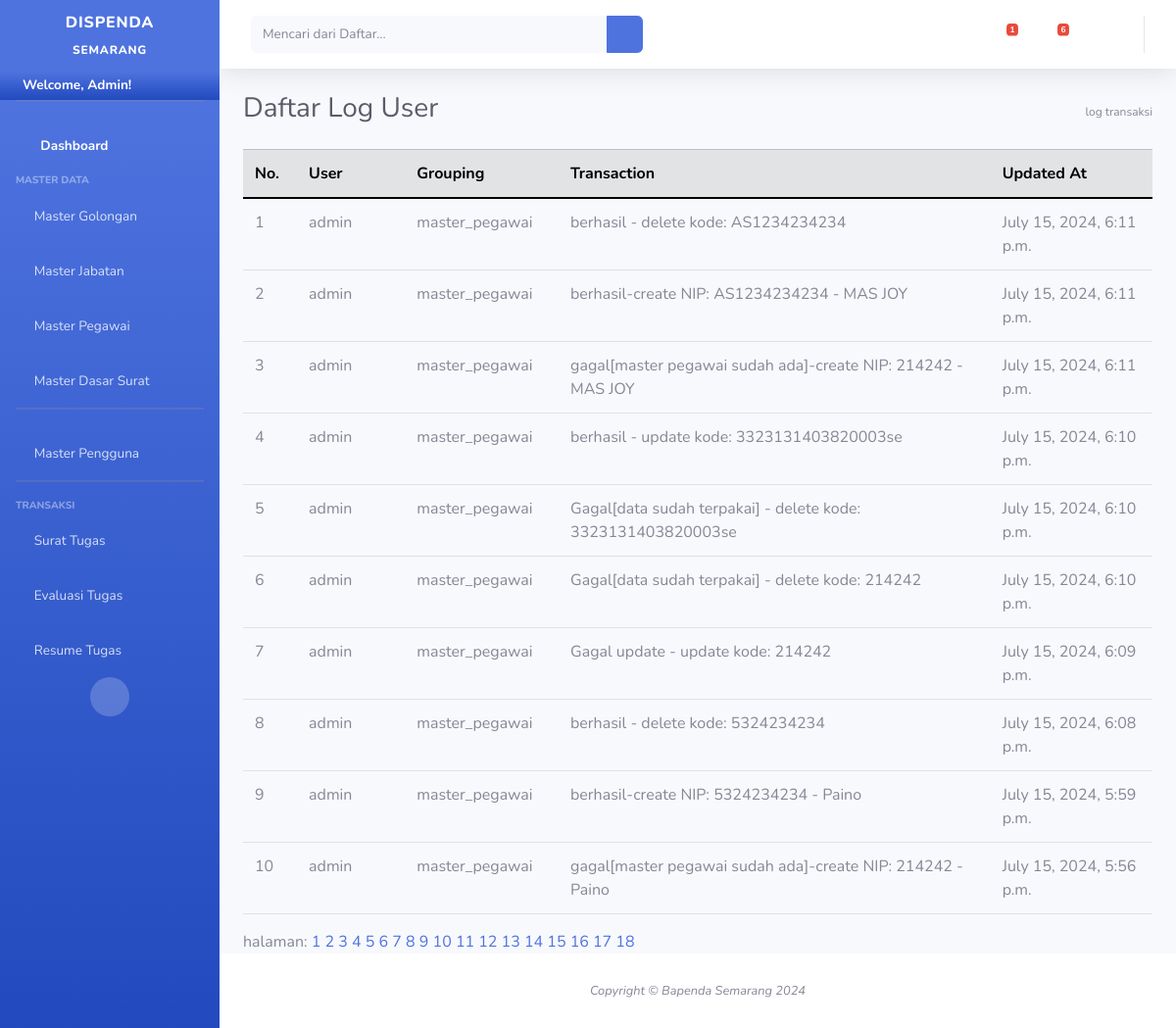
Page /logs/ (signed in) on the committed database.
### surat_tugas/models.py (models this page shows, shortened)
class Pengguna(AbstractUser):
    updatedAt = models.DateTimeField(auto_now_add=True,null=True)
    updatedBy = models.CharField(max_length=20,null=True,blank=True)
    is_edit = models.BooleanField(default=False)
    is_delete = models.BooleanField(default=False)
    is_create = models.BooleanField(default=True)
    email = models.CharField(max_length=100,blank=True,null=True,unique=True)

class Logging(models.Model):
    updatedAt = models.DateTimeField(auto_now_add=True,null=True)
    user = models.ForeignKey(Pengguna,on_delete=models.RESTRICT)
    grouping = models.CharField(max_length=200,null=False,blank=True)
    transaction = models.CharField(max_length=250,null=False,blank=True,default="")

### cms/views.py (the view)
# urls.py: path('logs/',displayLog,name="displayLog"),
def displayLog(request):
	if(request.user.is_authenticated != True):
		return HttpResponseRedirect('/auth/')
	if(request.user.is_superuser !=True):
		return HttpResponseRedirect('/')
	print(request.GET.dict())
	try:
		page=request.GET['page']
	except:
		page=1
	if page==None:
		page=1
	listLogging = Logging.objects.all().order_by('-updatedAt')
	p=Paginator(listLogging,10)
	try:
		halaman = p.page(page)
	except:
		halaman = p.page(1)
	context={
		'lists':halaman,
		'paginator':p,
		'menuname':'Daftar Log User',
		'pathway':'log transaksi',
		'username':request.user.username,
		'mywebsite': '/logs/',
		'pending_surat':getPendingSurat(),
		'pending_lhe':getPendingLHE()
	}
	return render(request,'master/display_logging.html',context)

### cms/views.py (called while the page is built)
def getPendingSurat():
	return TrxSuratTugas.objects.all().filter(submit=False)

def getPendingLHE():
	return headerLHE.objects.all().filter(submit=False)

### surat_tugas/models.py (called while the page is built)
    def __str__(self):
        return self.nomor_surat

### templates/master/display_logging.html
{% extends 'base.html'%}
{% load static %}
{% block contents%}
<div style="text-wrap: wrap; overflow-x: scroll;">
<table class="table  table-hover">
     <thead class="table-secondary">
        <th style="width:50px">No.</th>
        <th style="width:100px">User</th>
        <th style="width:100px">Grouping</th>
        <th style="width:400px">Transaction</th>
        <th style="width:150px">Updated At</th>
    </thead>
    {% for list in lists%}
    <tr>
        <td>{{forloop.counter}}</td>
        <td>{{list.user.username}}</td>
        <td>{{list.grouping}}</td>
        <td>{{list.transaction}}</td>
        <td>{{list.updatedAt}}</td>
    </tr>
    {% endfor%}
</table>
</div>
<div>
    halaman:
    {% for hal in paginator.page_range%}
        <a class="button" href="{% url 'displayLog'%}?page={{hal}}">{{hal}}</a>
    {% endfor %}
</div>
{% endblock%}

### templates/base.html (shortened to what this page needs)
{% load static %}
<!DOCTYPE html>
<html lang="en">
<head>
    <link href="https://cdn.jsdelivr.net/npm/bootstrap@5.0.2/dist/css/bootstrap.min.css" rel="stylesheet">
    <link href="{% static 'vendor/fontawesome-free/css/all.min.css'%}" rel="stylesheet" type="text/css">
    <link href="{% static 'css/sb-admin-2.min.css' %}" rel="stylesheet">
</head>
<body id="page-top">
    <div id="wrapper">
        <ul class="navbar-nav bg-gradient-primary sidebar sidebar-dark accordion" id="accordionSidebar">
            <a class="sidebar-brand d-flex align-items-center justify-content-center" href="index.html">
                <div class="sidebar-brand-text mx-3">DISPENDA <sub>SEMARANG</sub></div>
            </a>
            <li class="nav-item ">
                <a class="bg-gradient-primary fw-bold  p-1 nav-link collapsed text-white" href="#" data-toggle="collapse" data-target="#profile"
                    aria-expanded="true" aria-controls="collapseTwo">
                    <i class="fa fa-user-circle"></i>
                    <span class="text-black">Welcome, {{user.username|title}}!</span>
                </a>
            </li>
            <hr class="sidebar-divider">
            <li class="nav-item active">
                <a class="nav-link" href="/">
                    <i class="fas fa-fw fa-tachometer-alt"></i>
                    <span>Dashboard</span></a>
            </li>
            <div class="sidebar-heading">
                Master Data
            </div>
            <li class="nav-item">
                <a class="nav-link collapsed" href="#" data-toggle="collapse" data-target="#golongan"
                    aria-expanded="true" aria-controls="collapseTwo">
                    <i class="fa fa-circle"></i>
                    <span>Master Golongan</span>
                </a>
            </li>
            <li class="nav-item">
                <a class="nav-link collapsed" href="#" data-toggle="collapse" data-target="#jabatan"
                    aria-expanded="true" aria-controls="collapseTwo">
                    <i class="fa fa-dot-circle"></i>
                    <span>Master Jabatan</span>
                </a>
            </li>
            <li class="nav-item">
                <a class="nav-link collapsed" href="#" data-toggle="collapse" data-target="#pegawai"
                    aria-expanded="true" aria-controls="collapseTwo">
                    <i class="fa fa-user-plus"></i>
                    <span>Master Pegawai</span>
                </a>
            </li>
            <li class="nav-item">
                <a class="nav-link collapsed" href="#" data-toggle="collapse" data-target="#dasarsurat"
                    aria-expanded="true" aria-controls="collapseTwo">
                    <i class="fa fa-newspaper"></i>
                    <span>Master Dasar Surat</span>
                </a>
            </li>
            <hr class="sidebar-divider">
            {% if user.is_superuser%}
            <li class="nav-item">
                <a class="nav-link collapsed" href="#" data-toggle="collapse" data-target="#pengguna"
                    aria-expanded="true" aria-controls="collapseTwo">
                    <i class="fa fa-users"></i>
                    <span>Master Pengguna</span>
                </a>
            </li>
            {%endif%}
            <hr class="sidebar-divider">
            <div class="sidebar-heading">
                Transaksi
            </div>
            <li class="nav-item">
                <a class="nav-link collapsed" href="#" data-toggle="collapse" data-target="#suratTugas"
                    aria-expanded="true" aria-controls="collapseTwo">
                    <i class="fa fa-envelope"></i>
                    <span>Surat Tugas</span>
                </a>
            </li>
            <li class="nav-item">
                <a class="nav-link collapsed" href="#" data-toggle="collapse" data-target="#evaluasiTugas"
                    aria-expanded="true" aria-controls="collapseTwo">
                    <i class="fa fa-file"></i>
                    <span>Evaluasi Tugas</span>
                </a>
            </li>
            <li class="nav-item">
                <a class="nav-link collapsed" href="#" data-toggle="collapse" data-target="#laporanTugas"
                    aria-expanded="true" aria-controls="collapseTwo">
                    <i class="fa fa-file-archive"></i>
                    <span>Resume Tugas</span>
                </a>
            </li>
            <div class="text-center d-none d-md-inline">
                <button class="rounded-circle border-0" id="sidebarToggle"></button>
            </div>
        </ul>
        <div id="content-wrapper" class="d-flex flex-column">
            <div id="content">
                <nav class="navbar navbar-expand navbar-light bg-white topbar mb-4 static-top shadow">
                    {% if mywebsite is not None %}
                    <form
                        class="d-none d-sm-inline-block form-inline mr-auto ml-md-3 my-2 my-md-0 mw-100 navbar-search">
                        <div class="input-group">
                            <input type="text" class="form-control bg-light border-0 small" placeholder="Mencari dari Daftar..."
                                aria-label="Search" aria-describedby="basic-addon2" id="coba">
                            <div class="input-group-append">
                                <button class="btn btn-primary" type="button" onclick="cobaya()">
                                    <i class="fas fa-search fa-sm"></i>
                                </button>
                            </div>
                        </div>
                    </form>
                    {% endif %}
                    <ul class="navbar-nav ml-auto">
                        <li class="nav-item dropdown no-arrow mx-1">
                            <a class="nav-link dropdown-toggle" href="#" id="messagesDropdown" role="button"
                                data-toggle="dropdown" aria-haspopup="true" aria-expanded="false">
                                <i class="fas fa-envelope fa-fw"></i>
                                {% if pending_surat.count > 0 %}
                                <span class="badge badge-danger badge-counter">{{pending_surat.count}}</span>
                                {% endif %}
                            </a>
                        </li>
                        <li class="nav-item dropdown no-arrow mx-1">
                            <a class="nav-link dropdown-toggle" href="#" id="messagesDropdown" role="button"
                                data-toggle="dropdown" aria-haspopup="true" aria-expanded="false">
                                <i class="fas fa-file fa-fw"></i>
                                {% if pending_lhe.count > 0 %}
                                <span class="badge badge-danger badge-counter">{{pending_lhe.count}}</span>
                                {% endif %}
                            </a>
                        </li>
                        <li class="nav-item dropdown no-arrow mx-1">
                            <a class="nav-link dropdown-toggle" href="#" id="messagesDropdown" role="button"
                                data-toggle="dropdown" aria-haspopup="true" aria-expanded="false">
                                <i class="fas fa-file-archive fa-fw"></i>
                            </a>
                        </li>
                    </ul>
                </nav>
                <div class="container-fluid">
                    <div class="d-sm-flex align-items-center justify-content-between mb-4">
                        <h1 class="h3 mb-0 text-gray-800">{{menuname}}</h1><sub>{{pathway}}</sub>
                    </div>
                    {% block contents%}
                    {% endblock %}
                </div>
            </div>
            <footer class="sticky-footer bg-white">
                <div class="container my-auto">
                    <div class="copyright text-center my-auto">
                        {% now "Y" as current_year %}
                        <span><i>Copyright &copy; Bapenda Semarang {% if current_year != '2024' %}2024-{%now "Y"%} {% else %}2024 {%endif%}</i></span>
                    </div>
                </div>
            </footer>
        </div>
    </div>
</body>
</html>

### rows in the picture
Pengguna: username "Admin"
Logging: user.username "admin", grouping "master_pegawai", transaction "berhasil - delete kode: AS1234234234", updatedAt "July 15, 2024, 6:11 p.m."
Logging: user.username "admin", grouping "master_pegawai", transaction "berhasil-create NIP: AS1234234234 - MAS JOY", updatedAt "July 15, 2024, 6:11 p.m."
Logging: user.username "admin", grouping "master_pegawai", transaction "gagal[master pegawai sudah ada]-create NIP: 214242 - MAS JOY", updatedAt "July 15, 2024, 6:11 p.m."
Logging: user.username "admin", grouping "master_pegawai", transaction "berhasil - update kode: 3323131403820003se", updatedAt "July 15, 2024, 6:10 p.m."
Logging: user.username "admin", grouping "master_pegawai", transaction "Gagal[data sudah terpakai] - delete kode: 3323131403820003se", updatedAt "July 15, 2024, 6:10 p.m."
Logging: user.username "admin", grouping "master_pegawai", transaction "Gagal[data sudah terpakai] - delete kode: 214242", updatedAt "July 15, 2024, 6:10 p.m."
Logging: user.username "admin", grouping "master_pegawai", transaction "Gagal update - update kode: 214242", updatedAt "July 15, 2024, 6:09 p.m."
Logging: user.username "admin", grouping "master_pegawai", transaction "berhasil - delete kode: 5324234234", updatedAt "July 15, 2024, 6:08 p.m."
Logging: user.username "admin", grouping "master_pegawai", transaction "berhasil-create NIP: 5324234234 - Paino", updatedAt "July 15, 2024, 5:59 p.m."
Logging: user.username "admin", grouping "master_pegawai", transaction "gagal[master pegawai sudah ada]-create NIP: 214242 - Paino", updatedAt "July 15, 2024, 5:56 p.m."

### other values in the picture
{{ pending_surat.count }} "1"
{{ pending_lhe.count }} "6"
{{ menuname }} "Daftar Log User"
{{ pathway }} "log transaksi"
{{ hal }} "1" "2" "3" "4" "5" "6" "7" "8" "9" "10" "11" "12" "13" "14" "15" "16" "17" "18"
